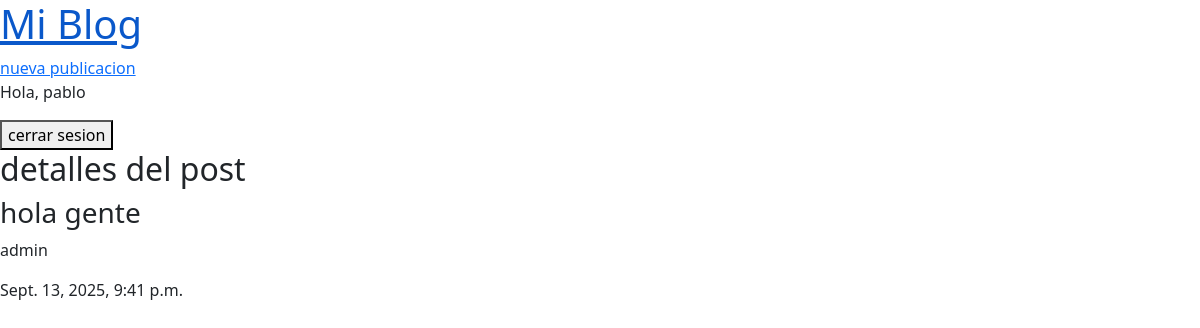
The app's page /post/1/ (signed in) with its own data.
### blogs/models.py (models this page shows, shortened)
class Post(models.Model):
    title = models.CharField(max_length=200)
    content = models.TextField()
    created_at = models.DateTimeField(auto_now_add=True)
    updated_at = models.DateTimeField(auto_now=True)
    author = models.ForeignKey(
        "auth.User",
        on_delete=models.CASCADE,
    )

### blogs/views.py (the view)
# urls.py: path("post/<int:pk>/", postdetailview.as_view(), name="post-detail"),
class postdetailview(LoginRequiredMixin, DetailView):
    model = Post
    template_name = "post_detail.html"

### templates/post_detail.html (shortened to what this page needs)
{% extends "_base.html" %}
{% block content %}
    <h2>detalles del post</h2>
    <h3>{{ post.title }}</h3>
    <p>{{ post.author}}</p>
    <p>{{ post.created_at }}</p>
{% endblock %}

### templates/_base.html (shortened to what this page needs)
{% load static %}
<!DOCTYPE html>
<html lang="en">
<head>
    <link rel="stylesheet" href="{% static 'base.css' %}">
    <link href="https://cdn.jsdelivr.net/npm/bootstrap@5.3.8/dist/css/bootstrap.min.css" rel="stylesheet">
</head>
<body>
    <a href="{% url 'post-list' %}"><h1>Mi Blog</h1></a>
    <a href="{% url 'post-new' %}">nueva publicacion</a>
    {% if user.is_authenticated %}
        <p>Hola, {{ user.username }}</p>
        <form action="{% url 'logout' %}" method="post">
            <button type="submit">cerrar sesion</button>
        </form>
    {% else %}
        <a href="{% url 'login' %}">iniciar sesion</a>
        <a href="{% url 'signup' %}">registrarse</a>
    {% endif %}
    {% block content %}
    {% endblock %}
</body>
</html>

### static/base.css (style rules this page uses)
h1 { color:red; }

### records on screen
Post: title "hola gente", author "admin", created_at "Sept. 13, 2025, 9:41 p.m."

### other values on screen
{{ user.username }} "pablo"
